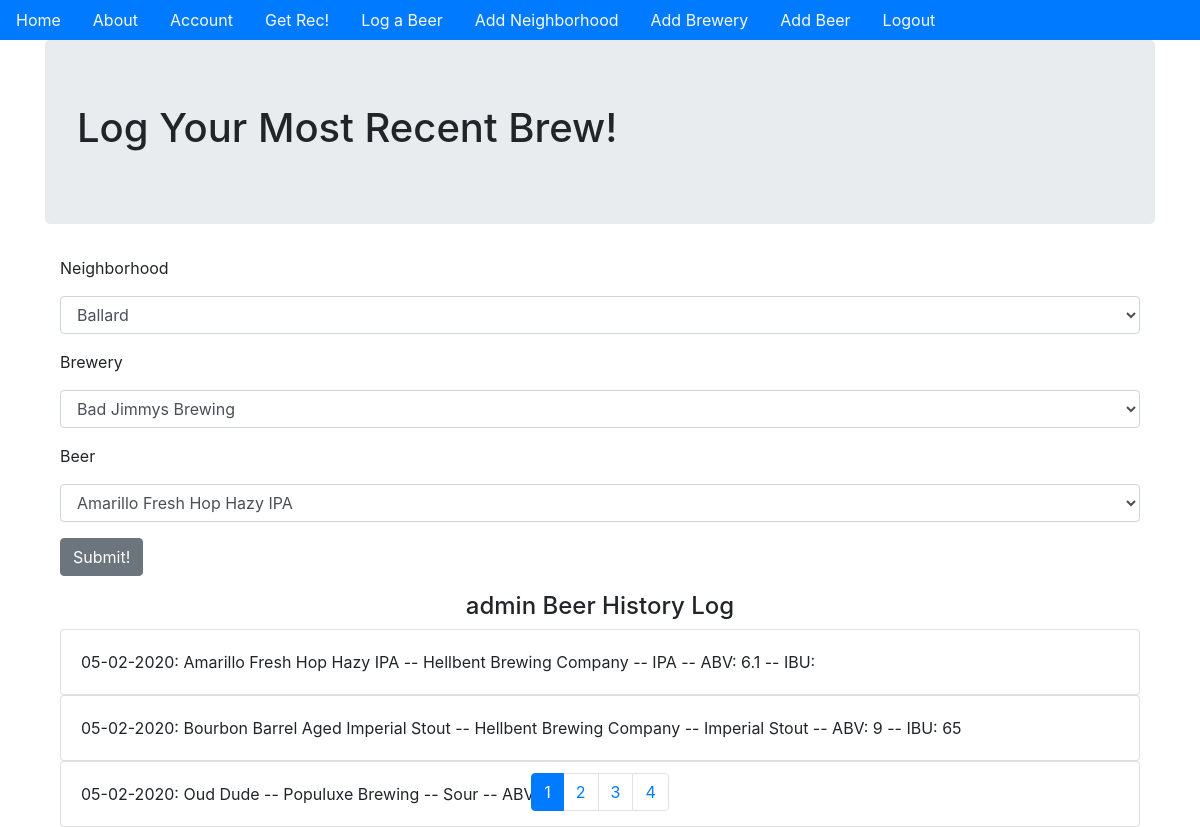
Before: /log_item (signed in) with the older database file.
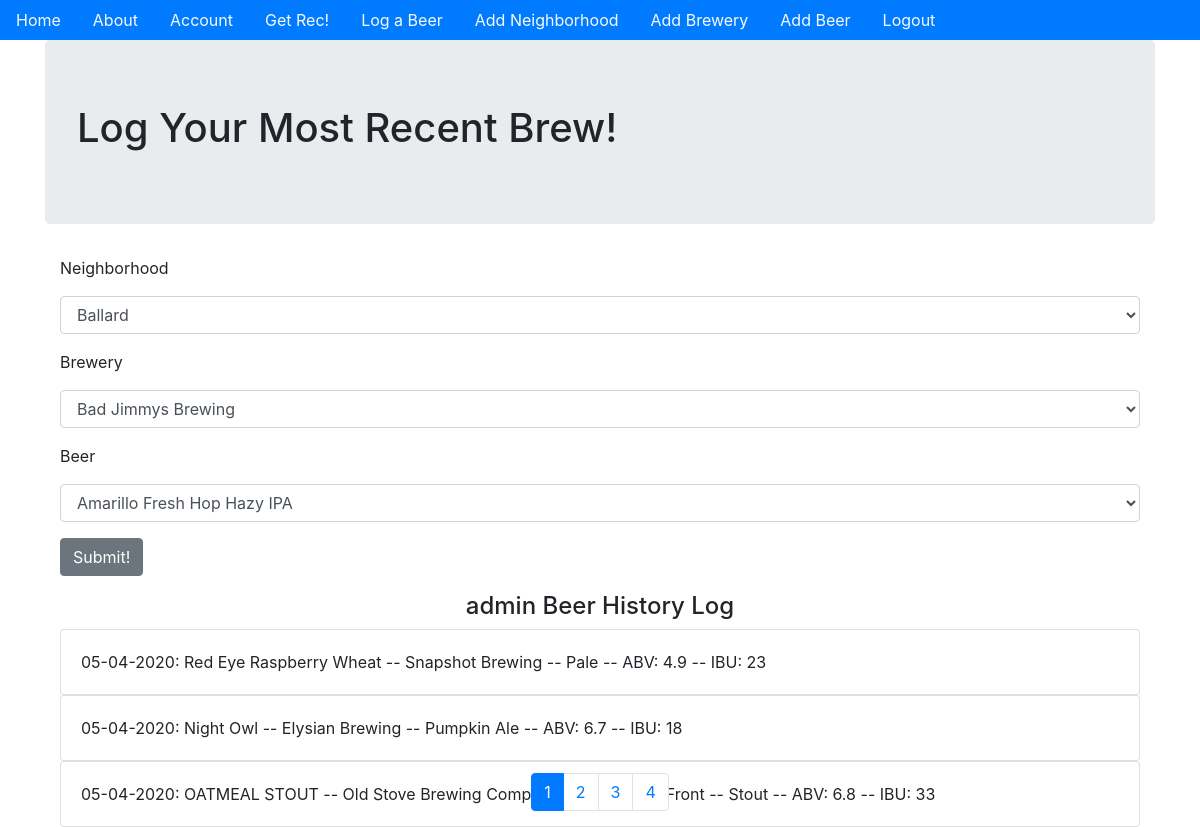
After: the same page with the newer database file.
### beer_app/models.py (models this page shows, shortened)
class User(db.Model, UserMixin):
    __tablename__ = 'users'
    id = db.Column(db.Integer, primary_key=True)
    profile_image = db.Column(
        db.String(64), nullable=False, default='default_profile.png')
    email = db.Column(db.String(64), unique=True, index=True)
    username = db.Column(db.String(64), unique=True, index=True)
    password_hash = db.Column(db.String(128))
    transactions = db.relationship('Log', backref='user', lazy='dynamic')
    recommendations = db.relationship(
        'Rec', backref='user', lazy='dynamic')

class Log(db.Model):
    __tablename__ = 'transactions'
    users = db.relationship(User)
    items = db.relationship(Item)
    id = db.Column(db.Integer, primary_key=True)
    user_id = db.Column(db.Integer, db.ForeignKey('users.id'), nullable=False)
    item_id = db.Column(db.Integer, db.ForeignKey('items.id'), nullable=False)
    date = db.Column(db.DateTime, nullable=False, default=datetime.utcnow)
    def __repr__(self):
        return f"{self.date.strftime('%m-%d-%Y')}: {Item.query.filter_by(id=self.item_id).first()}"

class Item(db.Model):
    __tablename__ = 'items'
    locations = db.relationship(Location)
    id = db.Column(db.Integer, primary_key=True)
    name = db.Column(db.String(64), nullable=False, index=True)
    style = db.Column(db.String(64), nullable=False, index=True)
    abv = db.Column(db.String(4), nullable=False, index=True)
    ibu = db.Column(db.String(3), index=True)
    location_id = db.Column(db.Integer, db.ForeignKey(
        'locations.id'), nullable=False)
    def __repr__(self):
        return f"{self.name} -- {self.locations.name} -- {self.style} -- ABV: {self.abv} -- IBU: {self.ibu}"

class Location(db.Model):
    __tablename__ = 'locations'
    zones = db.relationship(Zone)
    id = db.Column(db.Integer, primary_key=True)
    name = db.Column(db.String(64), index=True)
    address = db.Column(db.String(64))
    phone = db.Column(db.String(10))
    website = db.Column(db.String(64))
    zone_id = db.Column(db.Integer, db.ForeignKey('zones.id'), nullable=False)
    items = db.relationship('Item', backref='location')

### beer_app/actions/views.py (the view)
@actions.route('/log_item', methods=['GET', 'POST'])
@login_required
def log_item():
    form = LogActionForm()
    form.zone.choices = [(zone.id, zone.name)
                         for zone
                         in Zone.query.order_by('name')]
    form.loc.choices = [(loc.id, loc.name)
                        for loc
                        in Location.query.order_by('name')]
    form.item.choices = [(item.id, item.name)
                         for item
                         in Item.query.order_by('location_id')]
    if form.validate_on_submit():
        transaction = Log(user_id=current_user.id,
                          item_id=form.item.data)
        db.session.add(transaction)
        db.session.commit()
        return redirect(url_for('actions.log_item'))
    page = request.args.get('page', 1, type=int)
    user_post_log = Log.query.filter_by(user_id=current_user.id).order_by(
        Log.date.desc()).paginate(page=page, per_page=3)
    return render_template('log_item.html', form=form, user_post_log=user_post_log)

### beer_app/actions/forms.py
class LogActionForm(RecActionForm):
    item = SelectField('Beer', coerce=int, validators=[DataRequired()])

### beer_app/models.py (called while the page is built)
@login_manager.user_loader
def load_user(user_id):
    return User.query.get(user_id)

### beer_app/templates/log_item.html (shortened to what this page needs)
{% extends "base.html" %}
{% block content %}
<div class='jumbotron'>
    <h1>Log Your Most Recent Brew!</h1>
</div>
<div class='container'>
    <form method="POST" action="" enctype="multipart/form-data">
        <div class='form-group'>
            {{form.zone.label(class='form-group')}}
            {{form.zone(class='form-control')}}
        </div>
        <div class='form-group'>
            {{form.loc.label(class='form-group')}}
            {{form.loc(class='form-control')}}
        </div>
        <div class='form-group'>
            {{form.item.label(class='form-group')}}
            {{form.item(class='form-control')}}
        </div>
        <div class='form-group'>
            {{form.submit(class='btn btn-secondary')}}
        </div>
    </form>
</div>
{% if user_post_log.items %}
<div class='container'>
    <h4 style='text-align:center'> {{current_user.username}} Beer History Log</h4>
    {% for post in user_post_log.items %}
    <div class='card'>
        <div class='card-body'>
            {{post}}
        </div>
    </div>
    {% endfor %}
</div>
<div class="fixed-bottom">
    <nav aria-label='User Post Log'>
        <ul class='pagination sticky-bottom justify-content-center'>
            {% for page_num in user_post_log.iter_pages(left_edge=1,
                                                                                        right_edge=1,
                                                                                        left_current=5,
                                                                                        right_current=5) %}
            {% if user_post_log.page == page_num %}
            <li class='page-item active' aria-current="page">
                <span class="page-link" href="{{url_for('actions.log_item',page=page_num)}}">{{page_num}}
                </span>
            </li>
            {% else %}
            <li class='page-item'>
                <a class='page-link' href="{{url_for('actions.log_item',page=page_num)}}">{{page_num}}</a>
            </li>
            {% endif %}
            {% endfor %}
        </ul>
    </nav>
</div>
{% endif %}
{% endblock %}

### beer_app/templates/base.html (shortened to what this page needs)
<!DOCTYPE html>
<html lang="en" dir='ltr'>
<head>
    <link rel="stylesheet" href="https://stackpath.bootstrapcdn.com/bootstrap/4.4.1/css/bootstrap.min.css"
>
</head>
<body>
    <ul class='nav sticky-top bg-primary'>
        <li class='nav-link'>
            <a class='text-light' href="{{url_for('core.index')}}">Home</a>
        </li>
        <li class='nav-link'>
            <a class='text-light' href="{{url_for('core.info')}}">About</a>
        </li>
        {% if current_user.is_authenticated %}
        <li class='nav-link'>
            <a class='text-light' href="{{url_for('users.account')}}">Account</a>
        </li>
        <li class='nav-link'>
            <a class='text-light' href="{{url_for('actions.get_rec')}}">Get Rec!</a>
        </li>
        <li class='nav-link'>
            <a class='text-light' href="{{url_for('actions.log_item')}}">Log a Beer</a>
        </li>
        {% if current_user.username=='admin' %}
        <li class='nav-link'>
            <a class='text-light' href="{{url_for('update.add_zone_form')}}">Add Neighborhood</a>
        </li>
        <li class='nav-link'>
            <a class='text-light' href="{{url_for('update.add_location_form')}}">Add Brewery</a>
        </li>
        <li class='nav-link'>
            <a class='text-light' href="{{url_for('update.add_item_form')}}">Add Beer</a>
        </li>
        {% endif %}
        <li class='nav-link'>
            <a class='text-light' href="{{url_for('users.logout')}}">Logout</a>
        </li>
        {% endif %}
    </ul>
    <div class='container'>
        {% block content %}
        {% endblock %}
    </div>
</body>
</html>

Changed rows visible on the page:
changed Log: date+item "05-02-2020: Amarillo Fresh Hop Hazy IPA -- Hellbent Brewing Company -- IPA -- ABV: 6.1 -- IBU:" → "05-04-2020: Red Eye Raspberry Wheat -- Snapshot Brewing -- Pale -- ABV: 4.9 -- IBU: 23"
changed Log: date+item "05-02-2020: Bourbon Barrel Aged Imperial Stout -- Hellbent Brewing Company -- Imperial Stout -- ABV: 9 -- IBU: 65" → "05-04-2020: Night Owl -- Elysian Brewing -- Pumpkin Ale -- ABV: 6.7 -- IBU: 18"
changed Log: date+item "05-02-2020: Oud Dude -- Populuxe Brewing -- Sour -- ABV: 4.5 -- IBU:" → "05-04-2020: OATMEAL STOUT -- Old Stove Brewing Company - The Market Front -- Stout -- ABV: 6.8 -- IBU: 33"
